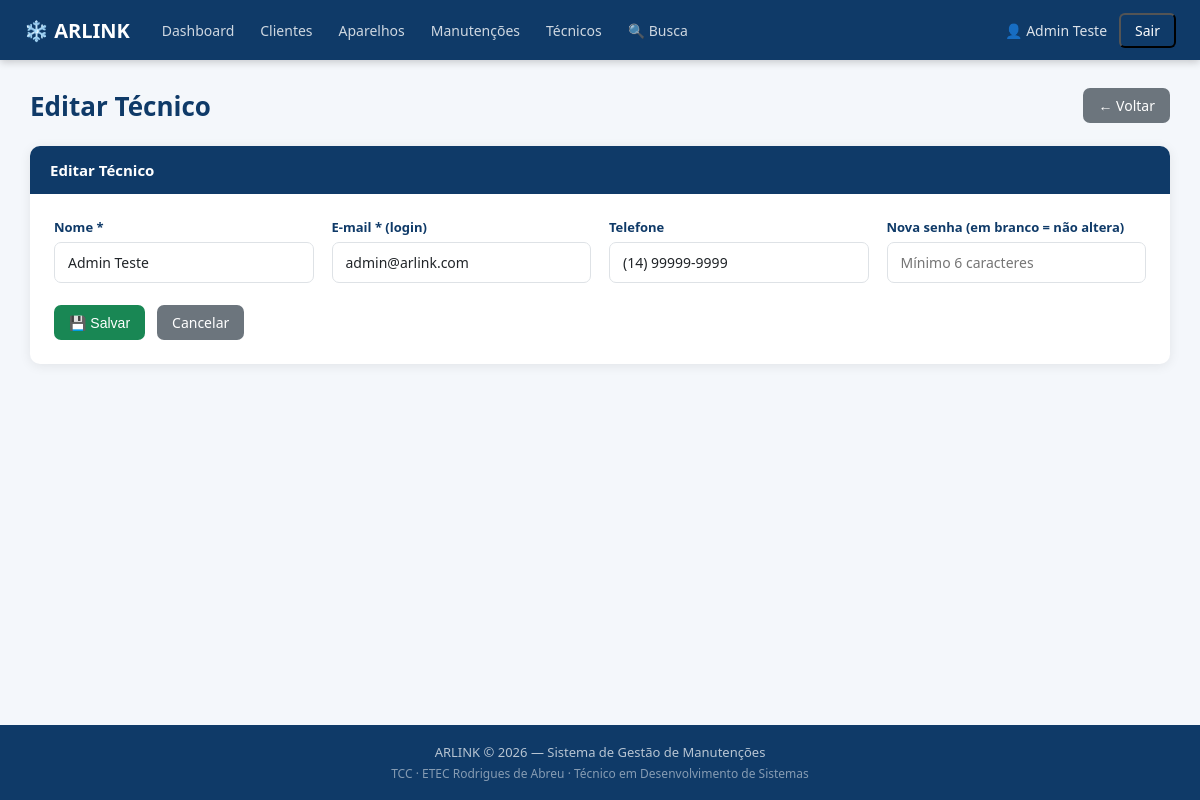
The app's page /tecnico_form.php?id=1 (signed in), older data.
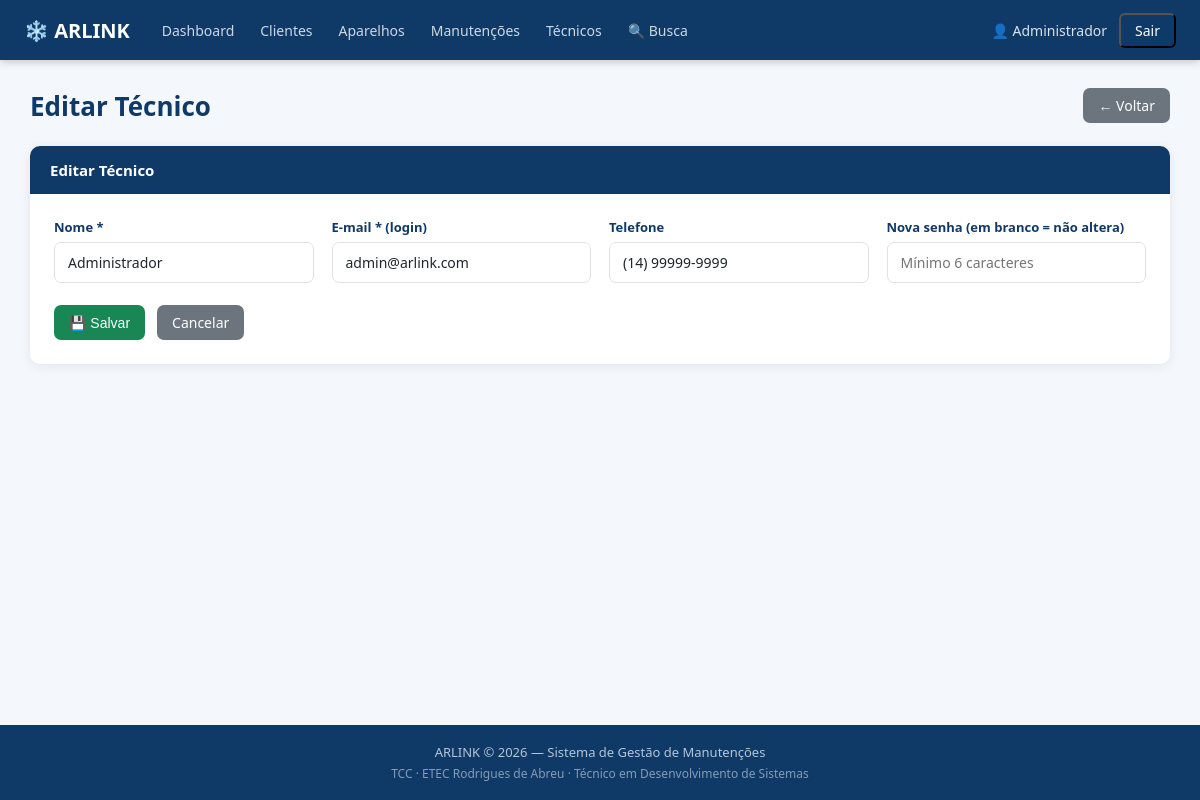
The same page, newer data.
### tables this page shows
CREATE TABLE IF NOT EXISTS tecnicos (
  id INT AUTO_INCREMENT PRIMARY KEY,
  nome VARCHAR(100) NOT NULL,
  email VARCHAR(100) NOT NULL UNIQUE,
  senha VARCHAR(255) NOT NULL,
  telefone VARCHAR(20),
  criado_em TIMESTAMP DEFAULT CURRENT_TIMESTAMP
);

### tecnico_form.php (the view, shortened to what this page needs)
<?php
require_once 'includes/config.php'; require_once 'includes/sessao.php'; require_once 'includes/conexao.php';
$id=(int)($_GET['id']??0); $editar=$id>0; $titulo=$editar?'Editar Técnico':'Novo Técnico'; $erro='';
$d=['nome'=>'','email'=>'','telefone'=>''];
if ($editar){
  $st=mysqli_prepare($conexao,"SELECT id,nome,email,telefone FROM tecnicos WHERE id=? LIMIT 1");
  mysqli_stmt_bind_param($st,'i',$id); mysqli_stmt_execute($st);
  $d=mysqli_fetch_assoc(mysqli_stmt_get_result($st));
}
require_once 'includes/header.php';
?>
<div class="container">
  <div class="page-topo"><div><h1><?php echo $titulo; ?></h1></div><a href="tecnicos.php" class="btn btn-cinza">← Voltar</a></div>
  <div class="card"><div class="card-header"><?php echo $titulo; ?></div><div class="card-body">
    <form method="POST"><input type="hidden" name="csrf_token" value="<?php echo htmlspecialchars(token_formulario()); ?>"><div class="form-grid">
      <div class="form-group"><label>Nome *</label><input type="text" name="nome" value="<?php echo htmlspecialchars($d['nome']); ?>" required autofocus></div>
      <div class="form-group"><label>E-mail * (login)</label><input type="email" name="email" value="<?php echo htmlspecialchars($d['email']); ?>" required></div>
      <div class="form-group"><label>Telefone</label><input type="tel" name="telefone" value="<?php echo htmlspecialchars($d['telefone']??''); ?>" placeholder="(14) 99999-9999"></div>
      <div class="form-group"><label><?php echo $editar?'Nova senha (em branco = não altera)':'Senha *'; ?></label>
        <input type="password" name="senha" placeholder="Mínimo 6 caracteres" <?php echo $editar?'':'required'; ?>>
      </div>
    </div>
    <div class="form-acoes"><button type="submit" class="btn btn-verde">💾 Salvar</button><a href="tecnicos.php" class="btn btn-cinza">Cancelar</a></div>
    </form>
  </div></div>
</div>
<?php require_once 'includes/footer.php'; ?>

### includes/header.php (shortened to what this page needs)
<!DOCTYPE html>
<html lang="pt-BR">
<head>
<link rel="stylesheet" href="<?php echo BASE_URL; ?>assets/css/style.css">
</head>
<body>
<nav class="navbar">
  <div class="navbar-brand">❄️ ARLINK</div>
  <div class="navbar-menu">
    <?php
    $pg = basename($_SERVER['PHP_SELF']);
    $links = [
      'dashboard.php'  => 'Dashboard',
      'clientes.php'   => 'Clientes',
      'aparelhos.php'  => 'Aparelhos',
      'manutencoes.php'=> 'Manutenções',
      'tecnicos.php'   => 'Técnicos',
      'busca.php'      => '🔍 Busca',
    ];
    foreach ($links as $url => $label):
      $ativo = $pg === $url ? 'ativo' : '';
    ?>
    <a href="<?php echo BASE_URL.$url; ?>" class="<?php echo $ativo; ?>"><?php echo $label; ?></a>
    <?php endforeach; ?>
  </div>
  <div class="navbar-user">
    <span>👤 <?php echo htmlspecialchars($_SESSION['tecnico_nome'] ?? ''); ?></span>
    <form action="<?php echo BASE_URL; ?>logout.php" method="POST">
      <button type="submit" class="btn-logout" style="background:transparent;cursor:pointer;font:inherit">Sair</button>
    </form>
  </div>
</nav>

Row changes from the older to the newer data that the page shows:
changed tecnicos "admin@arlink.com": nome "Admin Teste" → "Administrador"
Text that changed along with them:
$_SESSION['tecnico_nome']: "Admin Teste" → "Administrador"
